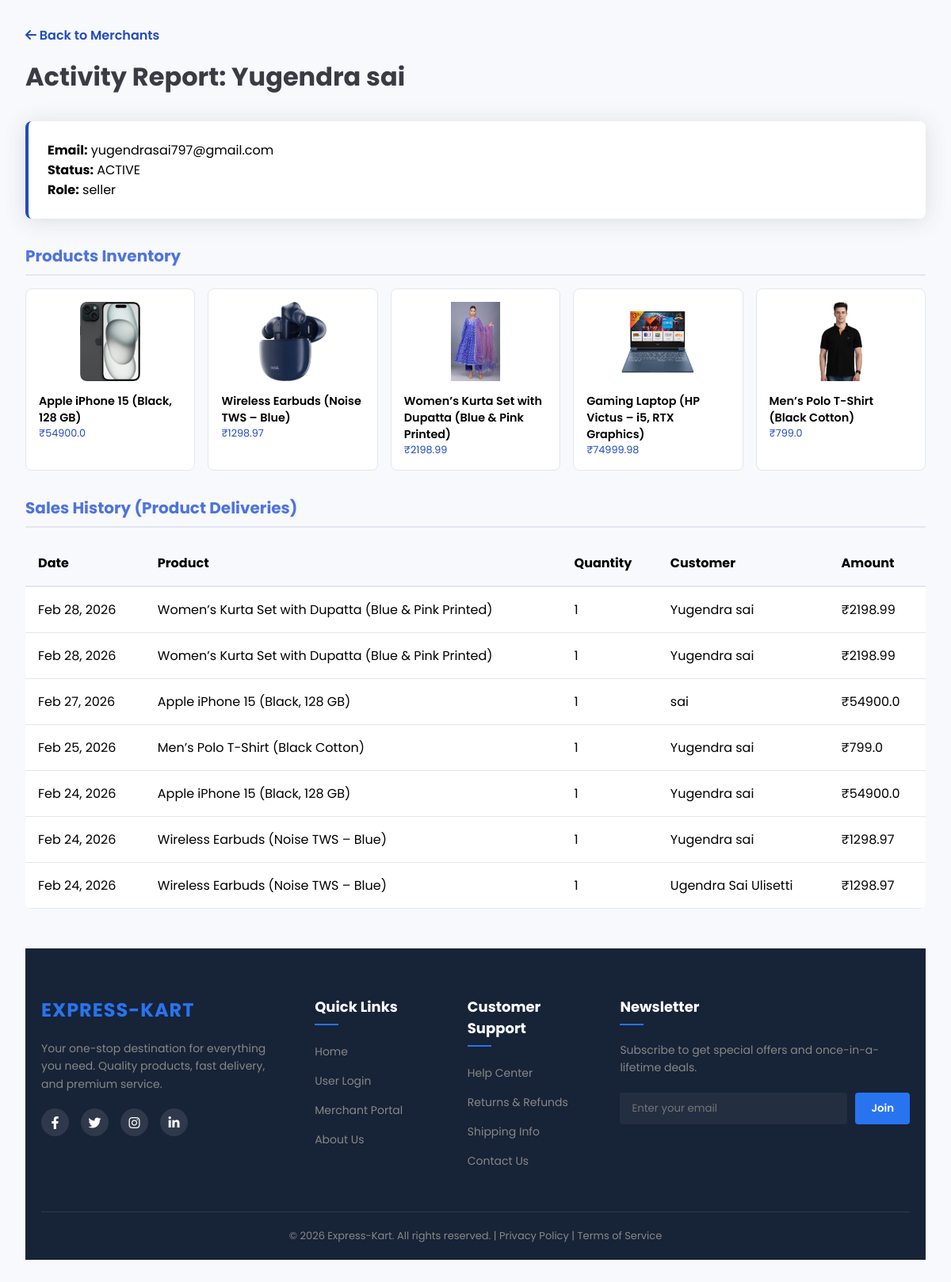
The app's page /super-admin/merchant-history/5 (signed in) with its own data.
### tables this page shows
CREATE TABLE admin (
        admin_id INTEGER PRIMARY KEY AUTOINCREMENT,
        name TEXT NOT NULL,
        email TEXT UNIQUE NOT NULL,
        password TEXT NOT NULL,
        role TEXT DEFAULT 'seller'
    , status TEXT DEFAULT 'active', is_seen INTEGER DEFAULT 0);

CREATE TABLE products (
        product_id INTEGER PRIMARY KEY AUTOINCREMENT,
        name TEXT NOT NULL,
        description TEXT,
        category TEXT,
        price REAL,
        image TEXT,
        admin_id INTEGER, stock INTEGER DEFAULT 10,
        FOREIGN KEY (admin_id) REFERENCES admin (admin_id)
    );

CREATE TABLE order_items (
        item_id INTEGER PRIMARY KEY AUTOINCREMENT,
        order_id INTEGER,
        product_id INTEGER,
        product_name TEXT,
        quantity INTEGER,
        price REAL, is_seen INTEGER DEFAULT 0,
        FOREIGN KEY (order_id) REFERENCES orders (order_id),
        FOREIGN KEY (product_id) REFERENCES products (product_id)
    );

CREATE TABLE orders (
        order_id INTEGER PRIMARY KEY AUTOINCREMENT,
        user_id INTEGER,
        razorpay_order_id TEXT,
        razorpay_payment_id TEXT,
        amount REAL,
        payment_status TEXT,
        created_at DATETIME DEFAULT CURRENT_TIMESTAMP, address TEXT,
        FOREIGN KEY (user_id) REFERENCES users (user_id)
    );

CREATE TABLE users (
        user_id INTEGER PRIMARY KEY AUTOINCREMENT,
        name TEXT NOT NULL,
        email TEXT UNIQUE NOT NULL,
        password TEXT NOT NULL
    , status TEXT DEFAULT 'active');

### app.py (the view)
@app.route('/super-admin/merchant-history/<int:id>')
@super_admin_required
def merchant_history(id):
    conn = get_db_connection()
    cursor = conn.cursor()
    cursor.execute("SELECT * FROM admin WHERE admin_id=?", (id,))
    merchant = cursor.fetchone()
    cursor.execute("SELECT * FROM products WHERE admin_id=?", (id,))
    products = cursor.fetchall()
    cursor.execute("""
        SELECT oi.*, o.created_at, u.name as customer_name, o.payment_status
        FROM order_items oi
        JOIN orders o ON oi.order_id = o.order_id
        JOIN products p ON oi.product_id = p.product_id
        JOIN users u ON o.user_id = u.user_id
        WHERE p.admin_id = ?
        ORDER BY o.created_at DESC
    """, (id,))
    orders = cursor.fetchall()
    cursor.close()
    conn.close()
    return render_template("super_admin/merchant_history.html", merchant=merchant, products=products, orders=orders)

### app.py (called while the page is built)
def get_db_connection():
    conn = sqlite3.connect(config.DB_PATH)
    conn.row_factory = sqlite3.Row
    return conn

@app.template_filter('strftime')
def strftime_filter(date_str, format='%b %d, %Y'):
    if not date_str:
        return ""
    if isinstance(date_str, str):
        try:
            from datetime import datetime
            dt = datetime.strptime(date_str, '%Y-%m-%d %H:%M:%S')
            return dt.strftime(format)
        except Exception:
            return date_str
    return date_str.strftime(format)

def super_admin_required(f):
    from functools import wraps
    @wraps(f)
    def decorated_function(*args, **kwargs):
        if 'super_id' not in session:
            return redirect('/admin-secure-access-xk9')
        return f(*args, **kwargs)
    return decorated_function

### templates/super_admin/merchant_history.html (shortened to what this page needs)
<!DOCTYPE html>
<html lang="en">
<head>
    <link rel="stylesheet" href="https://cdnjs.cloudflare.com/ajax/libs/font-awesome/6.4.0/css/all.min.css">
</head>
<body>
    <div class="container">
        <div class="header">
            <a href="/super-admin/merchants"
                style="text-decoration:none; color:var(--primary-color); font-weight:600;"><i
                    class="fas fa-arrow-left"></i> Back to Merchants</a>
            <h1 style="margin-top:1rem;">Activity Report: {{ merchant.name }}</h1>
        </div>
        <div class="info-card">
            <p><strong>Email:</strong> {{ merchant.email }}</p>
            <p><strong>Status:</strong> {{ merchant.status | upper }}</p>
            <p><strong>Role:</strong> {{ merchant.role }}</p>
        </div>
        <div class="section">
            <h2>Products Inventory</h2>
            <div class="grid">
                {% for product in products %}
                <div class="product-card">
                    <img src="/static/uploads/product_images/{{ product.image }}" alt="{{ product.name }}">
                    <p style="font-weight:600; font-size:0.9rem;">{{ product.name }}</p>
                    <p style="color:var(--primary-color); font-size:0.8rem;">₹{{ product.price }}</p>
                </div>
                {% else %}
                <p>No products added yet.</p>
                {% endfor %}
            </div>
        </div>
        <div class="section">
            <h2>Sales History (Product Deliveries)</h2>
            <table>
                <thead>
                    <tr>
                        <th>Date</th>
                        <th>Product</th>
                        <th>Quantity</th>
                        <th>Customer</th>
                        <th>Amount</th>
                    </tr>
                </thead>
                <tbody>
                    {% for order in orders %}
                    <tr>
                        <td>{{ order.created_at | strftime }}</td>
                        <td>{{ order.product_name }}</td>
                        <td>{{ order.quantity }}</td>
                        <td>{{ order.customer_name }}</td>
                        <td>₹{{ order.price * order.quantity }}</td>
                    </tr>
                    {% else %}
                    <tr>
                        <td colspan="5" style="text-align: center;">No sales recorded yet.</td>
                    </tr>
                    {% endfor %}
                </tbody>
            </table>
        </div>
    </div>
    {% include 'footer.html' %}
</body>
</html>

### templates/super_admin/merchant_history.html (style rules this page uses)
:root { --primary-color: #224abe; --secondary-color: #858796; --body-bg: #f8f9fc; }
* { margin: 0; padding: 0; box-sizing: border-box; font-family: 'Poppins', sans-serif; }
body { background-color: var(--body-bg); padding: 2rem; }
.container { max-width: 1200px; margin: 0 auto; }
.header { margin-bottom: 2rem; }
.header h1 { color: #3a3b45; margin-bottom: 0.5rem; }
.info-card { background: white; padding: 1.5rem; border-radius: 0.5rem; box-shadow: 0 0.15rem 1.75rem 0 rgba(58, 59, 69, 0.15); margin-bottom: 2rem; border-left: 0.25rem solid var(--primary-color); }
.section { margin-bottom: 2rem; }
.section h2 { font-size: 1.25rem; color: #4e73df; margin-bottom: 1rem; border-bottom: 2px solid #e3e6f0; padding-bottom: 0.5rem; }
.grid { display: grid; grid-template-columns: repeat(auto-fill, minmax(200px, 1fr)); gap: 1rem; }
.product-card { background: white; padding: 1rem; border-radius: 0.5rem; border: 1px solid #e3e6f0; }
.product-card img { width: 100%; height: 100px; object-fit: contain; margin-bottom: 0.5rem; }
table { width: 100%; border-collapse: collapse; background: white; border-radius: 0.5rem; overflow: hidden; }
th { text-align: left; padding: 1rem; background: #f8f9fc; border-bottom: 2px solid #e3e6f0; }
td { padding: 1rem; border-bottom: 1px solid #e3e6f0; }

### records on screen
admin: name "Yugendra sai", email "yugendrasai797@gmail.com", status "ACTIVE", role "seller"
products: image (picture), name "Apple iPhone 15 (Black, 128 GB)", price "54900.0"
products: image (picture), name "Wireless Earbuds (Noise TWS – Blue)", price "1298.97"
products: image (picture), name "Women’s Kurta Set with Dupatta (Blue & Pink Printed)", price "2198.99"
products: image (picture), name "Gaming Laptop (HP Victus – i5, RTX Graphics)", price "74999.98"
products: image (picture), name "Men’s Polo T-Shirt (Black Cotton)", price "799.0"
order_items: created_at|strftime "Feb 28, 2026", product_name "Women’s Kurta Set with Dupatta (Blue & Pink Printed)", quantity "1", customer_name "Yugendra sai", order.price*order.quantity "2198.99"
order_items: created_at|strftime "Feb 28, 2026", product_name "Women’s Kurta Set with Dupatta (Blue & Pink Printed)", quantity "1", customer_name "Yugendra sai", order.price*order.quantity "2198.99"
order_items: created_at|strftime "Feb 27, 2026", product_name "Apple iPhone 15 (Black, 128 GB)", quantity "1", customer_name "sai", order.price*order.quantity "54900.0"
order_items: created_at|strftime "Feb 25, 2026", product_name "Men’s Polo T-Shirt (Black Cotton)", quantity "1", customer_name "Yugendra sai", order.price*order.quantity "799.0"
order_items: created_at|strftime "Feb 24, 2026", product_name "Apple iPhone 15 (Black, 128 GB)", quantity "1", customer_name "Yugendra sai", order.price*order.quantity "54900.0"
order_items: created_at|strftime "Feb 24, 2026", product_name "Wireless Earbuds (Noise TWS – Blue)", quantity "1", customer_name "Yugendra sai", order.price*order.quantity "1298.97"
order_items: created_at|strftime "Feb 24, 2026", product_name "Wireless Earbuds (Noise TWS – Blue)", quantity "1", customer_name "Ugendra Sai Ulisetti", order.price*order.quantity "1298.97"
